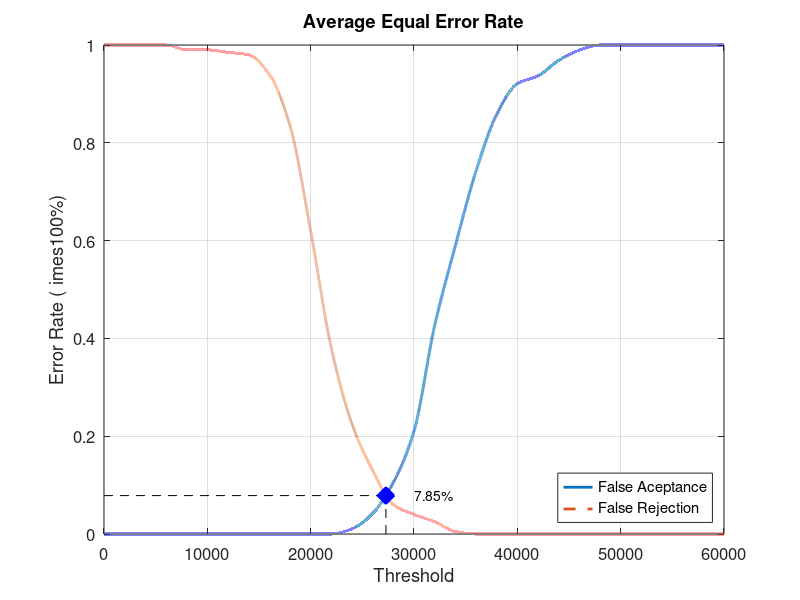
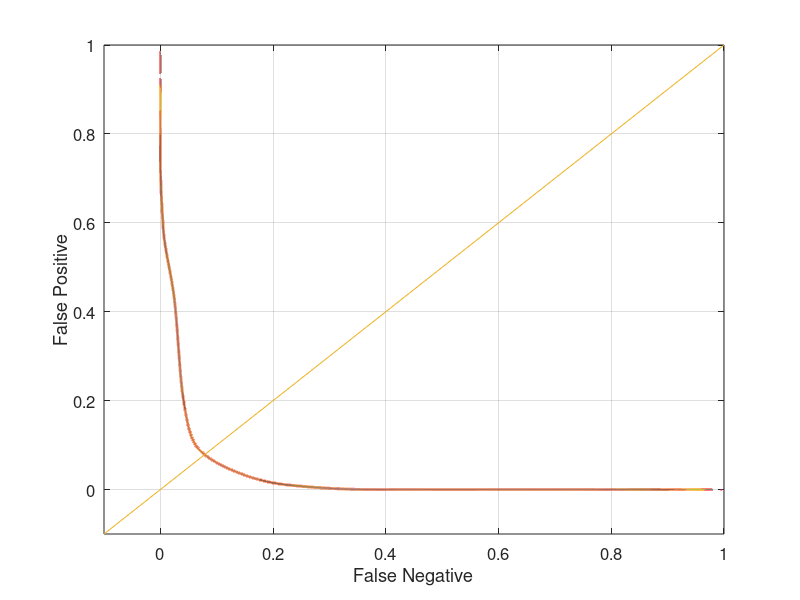

Here is the MATLAB script that generated these plots, in order:
close all;
clear;
clc;
x = 0:2000:60000;
xq = 0:0.5:60000;

y0 = [0 0 0 0 0 0 0 0 0 0 0 0 0.0105263 0.0421053 0.105263 0.210526 0.426316 0.589474 0.742105 0.857895 0.921053 0.936842 0.968421 0.989474 1 1 1 1 1 1 1]
yy0 = interp1(x, y0, xq, 'pchip');
y1 = [1 1 1 1 0.99 0.99 0.985 0.98 0.94 0.835 0.62 0.38 0.225 0.13 0.06 0.04 0.025 0.005 0 0 0 0 0 0 0 0 0 0 0 0 0]
yy1 = interp1(x, y1, xq, 'pchip');

% Calculating EER: 
y2 = abs(y0 - y1);
find(y2 == min(y2))
yy2 = abs(yy0 - yy1);
xEER = find(yy2 == min(yy2));
xEERIndex = xq(xEER) % X-axis EER
yEER = yy0(xEER) % Y-axis EER

main = figure
plot(xq, yy0,'-','LineWidth', 2);	hold on
plot(xq, yy1,'--','LineWidth', 2);	hold on
plot([xEERIndex xEERIndex], [0 yEER], 'k--');	hold on
plot([0 xEERIndex], [yEER yEER], 'k--');	hold on
plot(xEERIndex, yEER, 'bx', 'LineWidth', 10);	hold on
text(xEERIndex + 10 * xEERIndex / 100, yEER, [num2str(round((10000 * yEER)) / 100) '%'])
legend('False Aceptance', 'False Rejection', 'Location', 'SouthEast')
xlabel('Threshold')
ylabel('Error Rate (	imes100%)')
title('Average Equal Error Rate')
set(gca, 'FontSize', 12)
axis([0 60000 0 1])
grid on

print(main, 'Database2_2Main', '-dpng');
FNRxFPR = figure('Color', [1 1 1]);
plot(yy1, yy0, '-', yy1, yy0, 'LineWidth', 2);
hold on
y = -0.1:0.1:1
plot(y, y); 
set(gca, 'FontSize', 12)
xlabel('False Negative')
ylabel('False Positive')
axis([-0.1 1 -0.1 1])
set(gca, 'FontSize', 12)
grid on

print(FNRxFPR, 'Database2_2FNRxFPR','-dpng');
